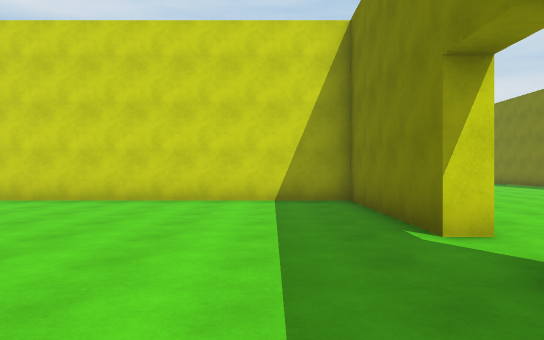
[1] (above)

19 first-person views from a walk through a 3-D level made in the Unity game engine. The camera is 1.3 m above the floor, looks level and sees 70° across. The floor is counted in squares, 2 m on a side. Each view is taken from the middle of a square. On the plan, view 1 faces up. The plan holds only what a view shows up to about 11 squares ahead; the rest is blank. The place goes on beyond the plan. The player character is not drawn.

[2]
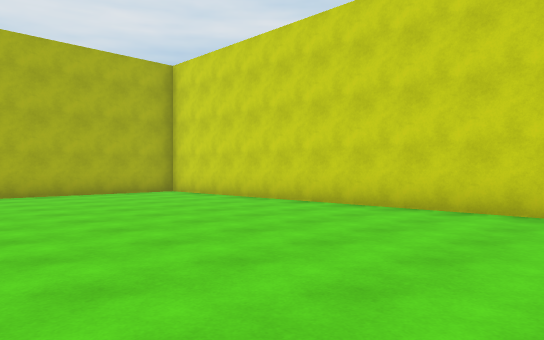

[3]
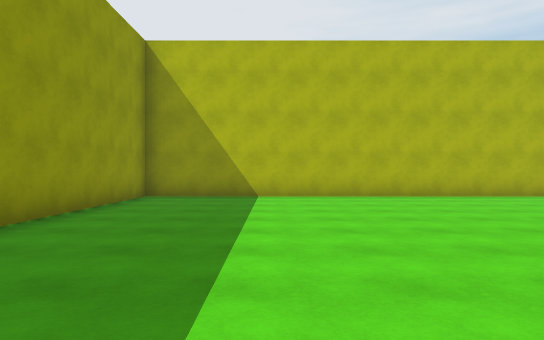

[4]
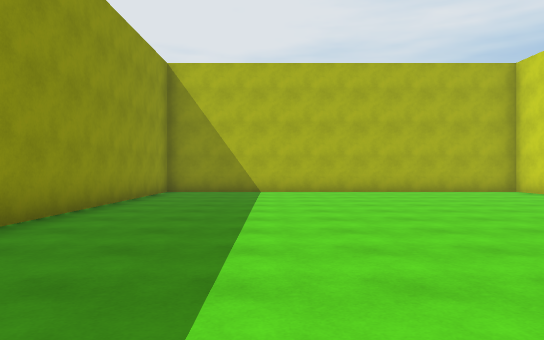

[5]
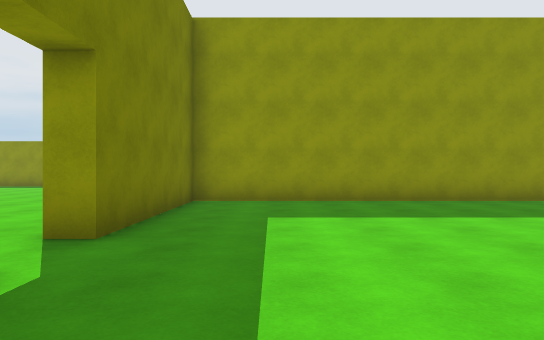

[6]
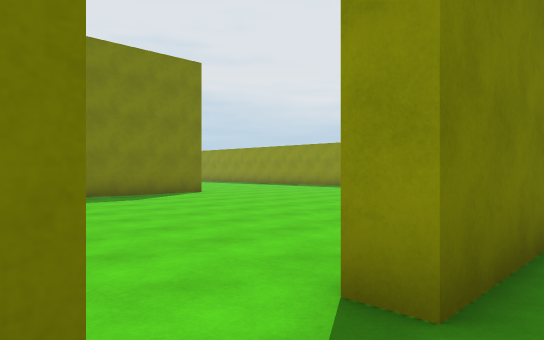

[7]
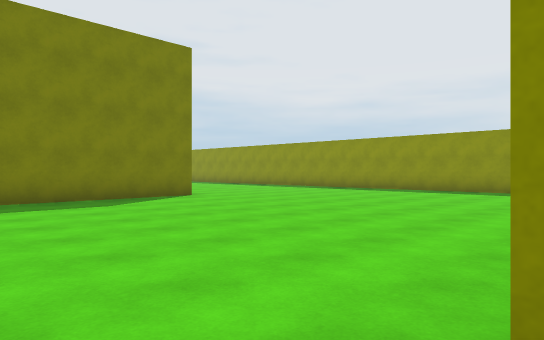

[8]
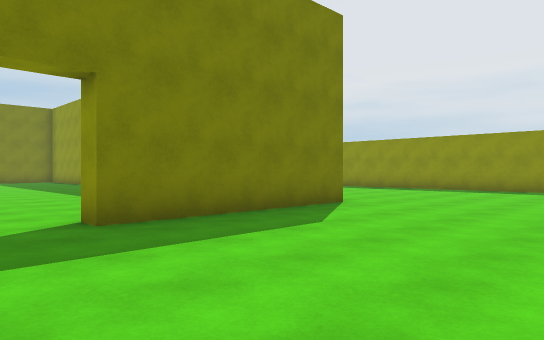

[9]
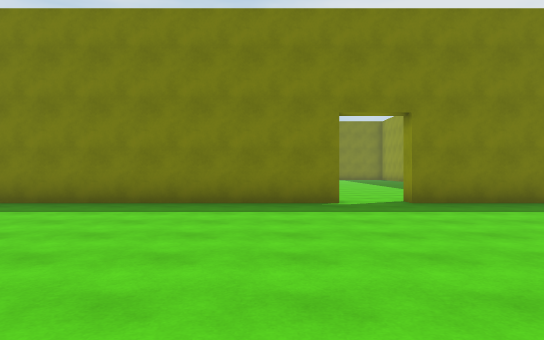

[10]
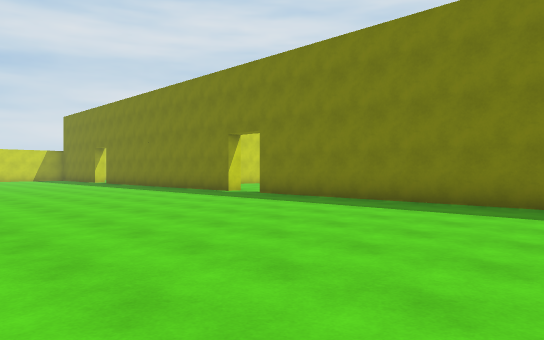

[11]
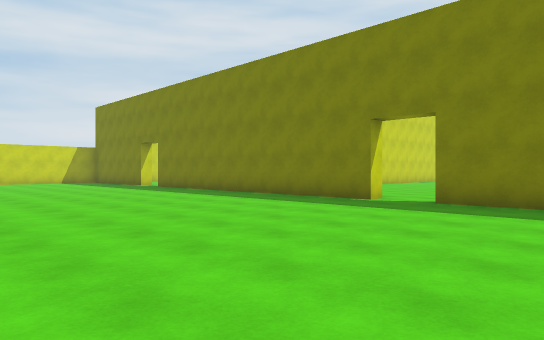

[12]
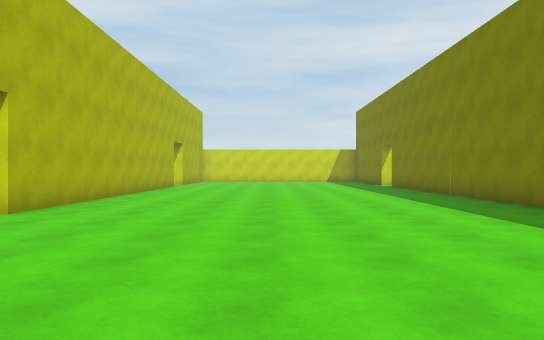

[13]
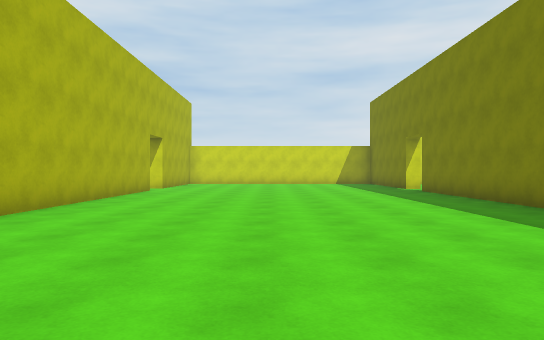

[14]
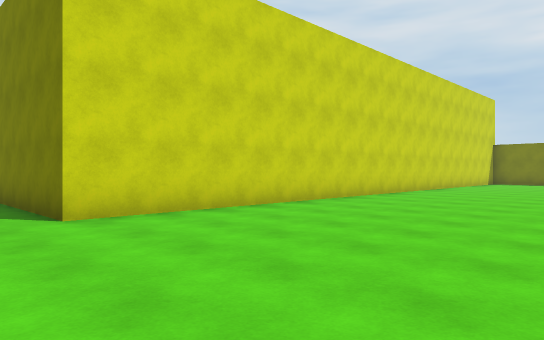

[15]
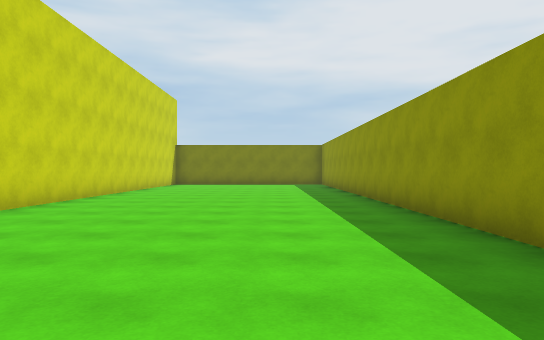

[16]
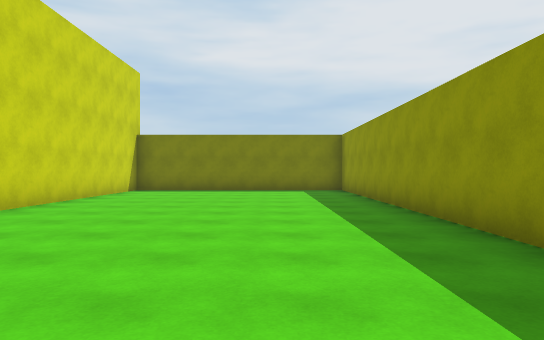

[17]
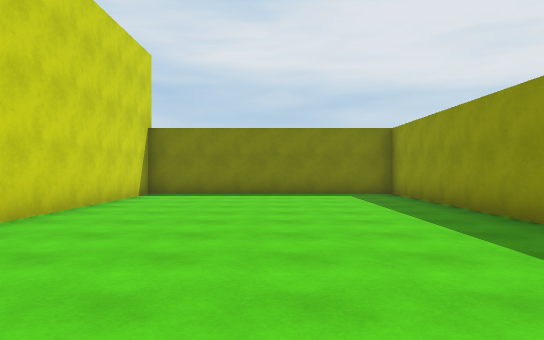

[18]
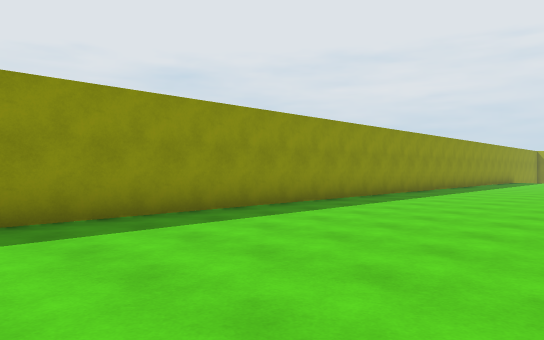

[19]
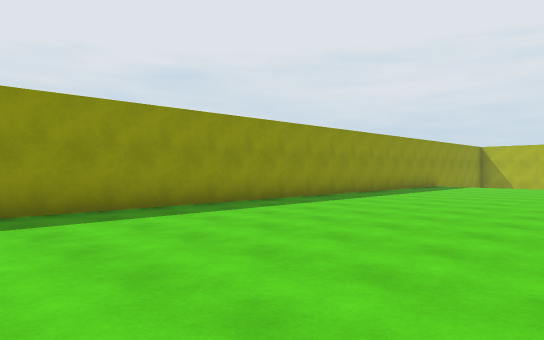

### Floor plan
Points are (right, up) in squares from view 1. A wall is a line through its corners. A room is listed if a view was taken in it or the views show most of it. See-through windows are left out.
Room 1 (views 1, 2, 3, 4, 5, 6, 7)
walls: (2.2, 3.8) (1.7, 3.8) (1.7, 8.3) (-10, 8.3); (-10.5, 7.8) (-10.5, -2.1) (1.7, -2.1) (1.7, 2.3) (2.2, 2.3)
ways out: opening at (2, 3) to room 2
Room 2 (views 8, 9, 10, 11, 12, 13, 14, 15, 16, 17, 18, 19)
walls: (10.6, 3.6) (10.6, 13.1); (0.6, -9.3) (28.5, -9.3) (28.5, -2.7) (10.6, -2.7) (10.6, 2.3); (10.6, 14.7) (10.6, 23); (2.2, 23) (2.2, 14.6)
ways out: opening at (2, 3) to room 1; opening at (2, 14); opening at (11, 3); opening at (11, 14)

Where each view was taken, in squares from view 1:
view 1: 0 up, 0 right, facing up
view 2: 2 up, 0 right, facing up-left
view 3: 1 up, 1 left, facing left
view 4: 1 up, 1 right, facing left
view 5: 6 up, 0 right, facing down
view 6: 4 up, 1 right, facing down-right
view 7: 3 up, 2 right, facing down-right
view 8: 4 up, 6 right, facing down-right
view 9: 5 up, 3 right, facing right
view 10: 5 up, 3 right, facing up-right
view 11: 10 up, 3 right, facing up-right
view 12: 9 up, 6 right, facing up
view 13: 12 up, 6 right, facing up
view 14: 8 down, 9 right, facing up-right
view 15: 7 down, 11 right, facing right
view 16: 7 down, 16 right, facing right
view 17: 6 down, 18 right, facing right
view 18: 4 down, 17 right, facing down-left
view 19: 3 down, 10 right, facing down-left
